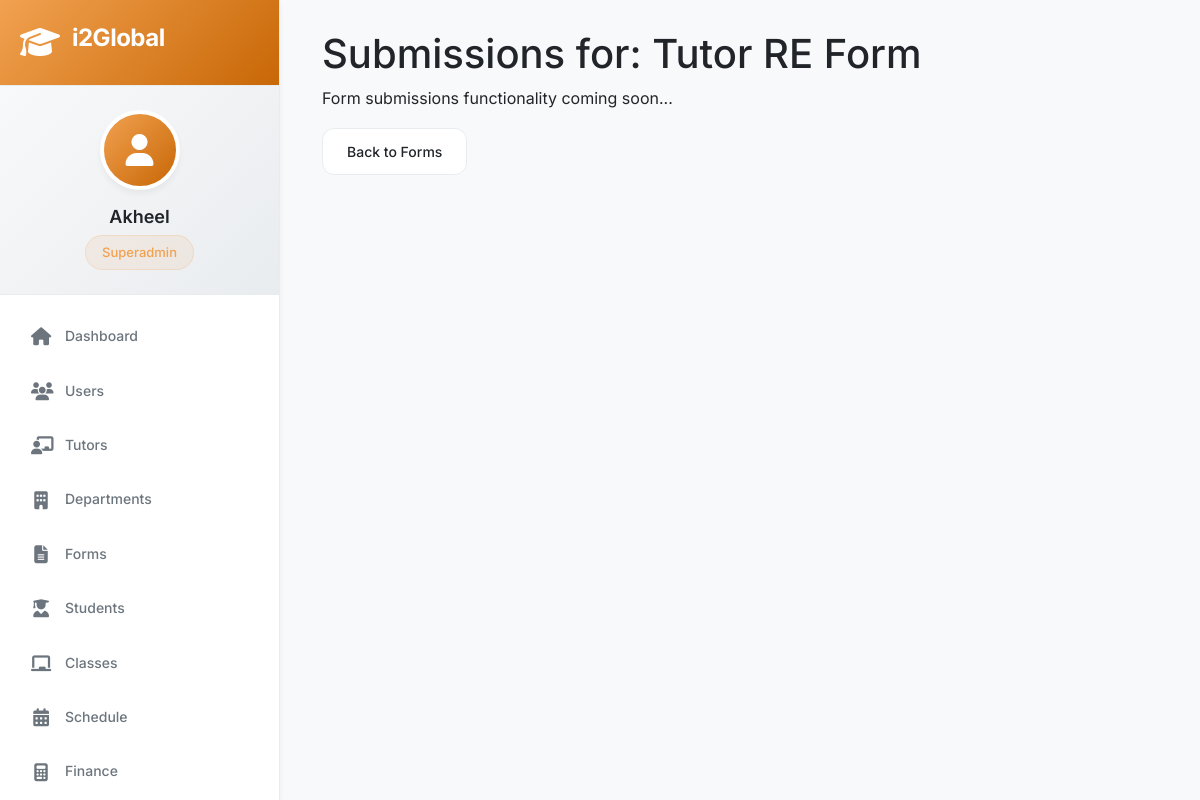
The app's page /forms/1/submissions (signed in) with its own data.
### models/user.py (models this page shows, shortened)
class User(UserMixin, db.Model):
    id = db.Column(db.Integer, primary_key=True)
    username = db.Column(db.String(80), unique=True, nullable=False)
    email = db.Column(db.String(120), unique=True, nullable=False)
    password_hash = db.Column(db.String(256), nullable=False)
    full_name = db.Column(db.String(100))
    phone = db.Column(db.String(20))
    profile_picture = db.Column(db.String(500))
    date_of_birth = db.Column(db.Date)
    role = db.Column(db.String(50), nullable=False, default='tutor')
    department_id = db.Column(db.Integer, db.ForeignKey('department.id'))
    permissions = db.Column(db.Text)  # JSON string of permissions
    custom_fields = db.Column(db.Text)  # JSON string for dynamic fields
    is_active = db.Column(db.Boolean, default=True)
    is_approved = db.Column(db.Boolean, default=False)
    last_login = db.Column(db.DateTime)
    failed_login_attempts = db.Column(db.Integer, default=0)
    last_failed_login = db.Column(db.DateTime)
    emergency_contact = db.Column(db.Text)  # JSON for emergency contact info
    feedback_rating = db.Column(db.Float, default=0.0)
    total_classes_taught = db.Column(db.Integer, default=0)
    created_at = db.Column(db.DateTime, default=datetime.utcnow)
    updated_at = db.Column(db.DateTime, default=datetime.utcnow, onupdate=datetime.utcnow)
    created_by = db.Column(db.Integer, db.ForeignKey('user.id'))
    department = db.relationship('Department', foreign_keys=[department_id], backref='members')
    creator = db.relationship('User', foreign_keys=[created_by], remote_side=[id])

### models/form.py (models this page shows, shortened)
class FormTemplate(db.Model):
    id = db.Column(db.Integer, primary_key=True)
    name = db.Column(db.String(100), unique=True, nullable=False)
    description = db.Column(db.Text)
    form_type = db.Column(db.String(50), nullable=False)  # user, tutor, student, other
    form_fields = db.Column(db.Text, nullable=False)  # JSON array of field definitions
    is_active = db.Column(db.Boolean, default=True)
    requires_approval = db.Column(db.Boolean, default=False)
    allow_multiple_submissions = db.Column(db.Boolean, default=False)
    usage_count = db.Column(db.Integer, default=0)
    last_used = db.Column(db.DateTime)
    created_at = db.Column(db.DateTime, default=datetime.utcnow)
    updated_at = db.Column(db.DateTime, default=datetime.utcnow, onupdate=datetime.utcnow)
    created_by = db.Column(db.Integer, db.ForeignKey('user.id'))
    creator = db.relationship('User', foreign_keys=[created_by], backref='created_forms')
    fields = db.relationship('FormField', backref='form_template', cascade='all, delete-orphan')

### app.py (the view)
@app.route('/forms/<int:id>/submissions')
@login_required
@admin_required
def form_submissions(id):
    try:
        form_template = FormTemplate.query.get_or_404(id)
        submissions = []  # Placeholder
        return render_template('forms/submissions.html',
                             form=form_template,
                             submissions=submissions)
    except Exception as e:
        flash(f'Error loading submissions: {str(e)}', 'danger')
        return redirect(url_for('forms'))

### app.py (called while the page is built)
@login_manager.user_loader
def load_user(user_id):
    return User.query.get(int(user_id))

### templates/forms/submissions.html (shortened to what this page needs)
{% extends "base.html" %}
{% block content %}
<div class="container">
    <h1>Submissions for: {{ form.name }}</h1>
    <p>Form submissions functionality coming soon...</p>
    <a href="{{ url_for('forms') }}" class="btn btn-secondary">Back to Forms</a>
</div>
{% endblock %}

### templates/base.html (shortened to what this page needs)
<!DOCTYPE html>
<html lang="en">
<head>
    <link rel="stylesheet" href="https://cdnjs.cloudflare.com/ajax/libs/font-awesome/6.4.0/css/all.min.css">
    <link href="https://cdn.jsdelivr.net/npm/bootstrap@5.3.0/dist/css/bootstrap.min.css" rel="stylesheet">
    <link rel="stylesheet" href="{{ url_for('static', filename='css/style.css') }}">
</head>
<body>
    <div class="app-container">
        {% if current_user.is_authenticated %}
        <nav class="sidebar" id="sidebar">
            <div class="sidebar-header">
                <div class="logo-container">
                    <i class="fas fa-graduation-cap logo-icon"></i>
                    <h3 class="logo-text">i2Global</h3>
                </div>
            </div>
            <div class="user-profile">
                <div class="user-avatar">
                    {% if current_user.profile_picture %}
                        <img src="{{ url_for('static', filename='uploads/' + current_user.profile_picture) }}" alt="Profile">
                    {% else %}
                        <i class="fas fa-user"></i>
                    {% endif %}
                </div>
                <div class="user-info">
                    <h4>{{ current_user.full_name or current_user.username }}</h4>
                    <span class="user-role">{{ current_user.role|title|replace('_', ' ') }}</span>
                </div>
            </div>
            <ul class="nav-menu">
                <li class="nav-item">
                    <a href="{{ url_for('dashboard') }}" class="nav-link {% if request.endpoint == 'dashboard' %}active{% endif %}">
                        <i class="fas fa-home"></i>
                        <span>Dashboard</span>
                    </a>
                </li>
                {% if current_user.role in ['superadmin', 'admin'] %}
                <li class="nav-item">
                    <a href="{{ url_for('users') }}" class="nav-link {% if request.endpoint == 'users' %}active{% endif %}">
                        <i class="fas fa-users"></i>
                        <span>Users</span>
                    </a>
                </li>
                <li class="nav-item">
                    <a href="{{ url_for('tutor_management') }}" class="nav-link {% if request.endpoint == 'tutor_management' %}active{% endif %}">
                        <i class="fas fa-chalkboard-teacher"></i>
                        <span>Tutors</span>
                    </a>
                </li>
                <li class="nav-item">
                    <a href="{{ url_for('departments') }}" class="nav-link {% if request.endpoint and 'department' in request.endpoint %}active{% endif %}">
                        <i class="fas fa-building"></i>
                        <span>Departments</span>
                    </a>
                </li>
                <li class="nav-item">
                    <a href="{{ url_for('forms') }}" class="nav-link {% if request.endpoint == 'forms' %}active{% endif %}">
                        <i class="fas fa-file-alt"></i>
                        <span>Forms</span>
                    </a>
                </li>
                {% endif %}
                {% if current_user.role in ['superadmin', 'admin', 'coordinator'] %}
                <li class="nav-item">
                    <a href="{{ url_for('students') }}" class="nav-link {% if 'student' in request.endpoint %}active{% endif %}">
                        <i class="fas fa-user-graduate"></i>
                        <span>Students</span>
                    </a>
                </li>
                {% endif %}
                <li class="nav-item">
                    <a href="{{ url_for('classes') }}" class="nav-link {% if 'class' in request.endpoint %}active{% endif %}">
                        <i class="fas fa-chalkboard"></i>
                        <span>Classes</span>
                    </a>
                </li>
                <li class="nav-item">
                    <a href="{{ url_for('schedule') }}" class="nav-link {% if 'schedule' in request.endpoint %}active{% endif %}">
                        <i class="fas fa-calendar-alt"></i>
                        <span>Schedule</span>
                    </a>
                </li>
                {% if current_user.role in ['superadmin', 'admin', 'finance_coordinator'] %}
                <li class="nav-item">
                    <a href="{{ url_for('finance_dashboard') }}" class="nav-link {% if 'finance' in request.endpoint %}active{% endif %}">
                        <i class="fas fa-calculator"></i>
                        <span>Finance</span>
                    </a>
                </li>
                {% endif %}
            </ul>
        </nav>
        {% endif %}
        <main class="main-content {% if not current_user.is_authenticated %}full-width{% endif %}">
            {% block content %}{% endblock %}
        </main>
    </div>
</body>
</html>

### static/css/style.css (style rules this page uses)
:root { --primary-color: #ff6f00; --primary-dark: #e65100; --primary-light: #ff9800; --secondary-color: #ffa726; --accent-color: #ffb74d; --success-color: #66bb6a; --danger-color: #ef5350; --warning-color: #ffa726; --info-color: #42a5f5; --dark-color: #424242; --light-color: #fafafa; --white: #ffffff; --text-primary: #212121; --text-secondary: #757575; --border-color: #e0e0e0; --shadow-sm: 0 1px 3px 0 rgba(0, 0, 0, 0.1); --shadow: 0 4px 6px -1px rgba(0, 0, 0, 0.1), 0 2px 4px -1px rgba(0, 0, 0, 0.06); --shadow-lg: 0 10px 15px -3px rgba(0, 0, 0, 0.1), 0 4px 6px -2px rgba(0, 0, 0, 0.05); --transition: all 0.3s cubic-bezier(0.4, 0, 0.2, 1); --sidebar-width: 260px; --sidebar-collapsed-width: 70px; }
* { margin: 0; padding: 0; box-sizing: border-box; }
body { font-family: 'Inter', sans-serif; background-color: var(--white); color: var(--text-primary); line-height: 1.6; overflow-x: hidden; animation: fadeInPage 0.5s ease-out; }
.app-container { display: flex; min-height: 100vh; position: relative; }
.sidebar { width: var(--sidebar-width); background: var(--white); box-shadow: var(--shadow); position: fixed; left: 0; top: 0; height: 100vh; overflow-y: auto; transition: transform 0.4s cubic-bezier(0.4, 0, 0.2, 1); z-index: 1000; }
.sidebar-header { padding: 20px; display: flex; align-items: center; justify-content: space-between; border-bottom: 1px solid var(--border-color); }
.logo-container { display: flex; align-items: center; gap: 12px; }
.logo-icon { font-size: 28px; color: var(--primary-color); transition: transform 0.4s ease; animation: pulse-and-rotate 4s infinite ease-in-out; }
.logo-text { font-size: 24px; font-weight: 700; color: var(--text-primary); letter-spacing: -0.5px; }
.user-profile { padding: 20px; border-bottom: 1px solid var(--border-color); text-align: center; }
.user-avatar { width: 80px; height: 80px; margin: 0 auto 12px; border-radius: 50%; background: linear-gradient(135deg, var(--primary-color), var(--secondary-color)); display: flex; align-items: center; justify-content: center; color: var(--white); font-size: 32px; position: relative; overflow: hidden; animation: float 3s ease-in-out infinite; transition: var(--transition); }
.user-info h4 { font-size: 16px; font-weight: 600; margin-bottom: 4px; color: var(--text-primary); }
.user-role { font-size: 12px; color: var(--primary-color); background-color: rgba(255, 111, 0, 0.1); padding: 4px 12px; border-radius: 20px; display: inline-block; font-weight: 500; transition: transform 0.2s ease; }
.nav-menu { list-style: none; padding: 20px 0; }
.nav-item { margin-bottom: 4px; }
.nav-item { opacity: 0; animation: slideUpItem 0.5s ease-out forwards; }
.nav-item:nth-child(1) { animation-delay: 0.1s; }
.nav-item:nth-child(2) { animation-delay: 0.15s; }
.nav-item:nth-child(3) { animation-delay: 0.2s; }
.nav-item:nth-child(4) { animation-delay: 0.25s; }
.nav-item:nth-child(5) { animation-delay: 0.3s; }
.nav-item:nth-child(6) { animation-delay: 0.35s; }
.nav-item:nth-child(7) { animation-delay: 0.4s; }
.nav-item:nth-child(8) { animation-delay: 0.45s; }
.nav-item:nth-child(9) { animation-delay: 0.5s; }
.nav-link { display: flex; align-items: center; gap: 12px; padding: 12px 20px; color: var(--text-secondary); text-decoration: none; transition: var(--transition); position: relative; overflow: hidden; }
.nav-link::before { content: ''; position: absolute; left: 0; top: 0; height: 100%; width: 4px; background: var(--primary-color); transform: scaleY(0); transition: transform 0.3s ease; transform-origin: bottom; }
.nav-link i { font-size: 18px; width: 24px; text-align: center; }
.main-content { flex: 1; margin-left: var(--sidebar-width); padding: 30px; transition: var(--transition); min-height: 100vh; }
.btn { display: inline-flex; align-items: center; justify-content: center; gap: 8px; padding: 12px 24px; border: none; border-radius: 10px; font-size: 15px; font-weight: 500; cursor: pointer; transition: var(--transition); text-decoration: none; position: relative; overflow: hidden; }
.btn-secondary { background: var(--light-color); color: var(--text-primary); }

### records on screen
User: full_name "Akheel", role "Superadmin"
FormTemplate: name "Tutor RE Form"
